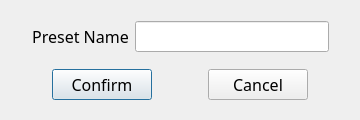
<?xml version="1.0" encoding="UTF-8"?>
<ui version="4.0">
 <class>PresetDialog</class>
 <widget class="QDialog" name="PresetDialog">
  <property name="geometry">
   <rect>
    <x>0</x>
    <y>0</y>
    <width>360</width>
    <height>120</height>
   </rect>
  </property>
  <property name="minimumSize">
   <size>
    <width>360</width>
    <height>110</height>
   </size>
  </property>
  <property name="font">
   <font>
    <family>DaxOT</family>
    <pointsize>12</pointsize>
   </font>
  </property>
  <widget class="QWidget" name="verticalLayoutWidget">
   <property name="geometry">
    <rect>
     <x>20</x>
     <y>10</y>
     <width>321</width>
     <height>101</height>
    </rect>
   </property>
   <layout class="QVBoxLayout" name="verticalLayout">
    <item>
     <layout class="QHBoxLayout" name="passwordHorizontalLayout">
      <property name="leftMargin">
       <number>12</number>
      </property>
      <property name="rightMargin">
       <number>12</number>
      </property>
      <item>
       <widget class="QLabel" name="presetNameLabel">
        <property name="text">
         <string>Preset Name</string>
        </property>
        <property name="alignment">
         <set>Qt::AlignCenter</set>
        </property>
        <property name="wordWrap">
         <bool>true</bool>
        </property>
       </widget>
      </item>
      <item>
       <widget class="QLineEdit" name="presetNameLineEdit"/>
      </item>
     </layout>
    </item>
    <item>
     <layout class="QHBoxLayout" name="buttonsHorizontalLayout">
      <property name="spacing">
       <number>24</number>
      </property>
      <property name="topMargin">
       <number>0</number>
      </property>
      <property name="bottomMargin">
       <number>0</number>
      </property>
      <item>
       <widget class="QPushButton" name="okButton">
        <property name="maximumSize">
         <size>
          <width>100</width>
          <height>16777215</height>
         </size>
        </property>
        <property name="text">
         <string>Confirm</string>
        </property>
       </widget>
      </item>
      <item>
       <widget class="QPushButton" name="cancelButton">
        <property name="maximumSize">
         <size>
          <width>100</width>
          <height>16777215</height>
         </size>
        </property>
        <property name="text">
         <string>Cancel</string>
        </property>
       </widget>
      </item>
     </layout>
    </item>
   </layout>
  </widget>
 </widget>
 <resources/>
 <connections/>
</ui>
